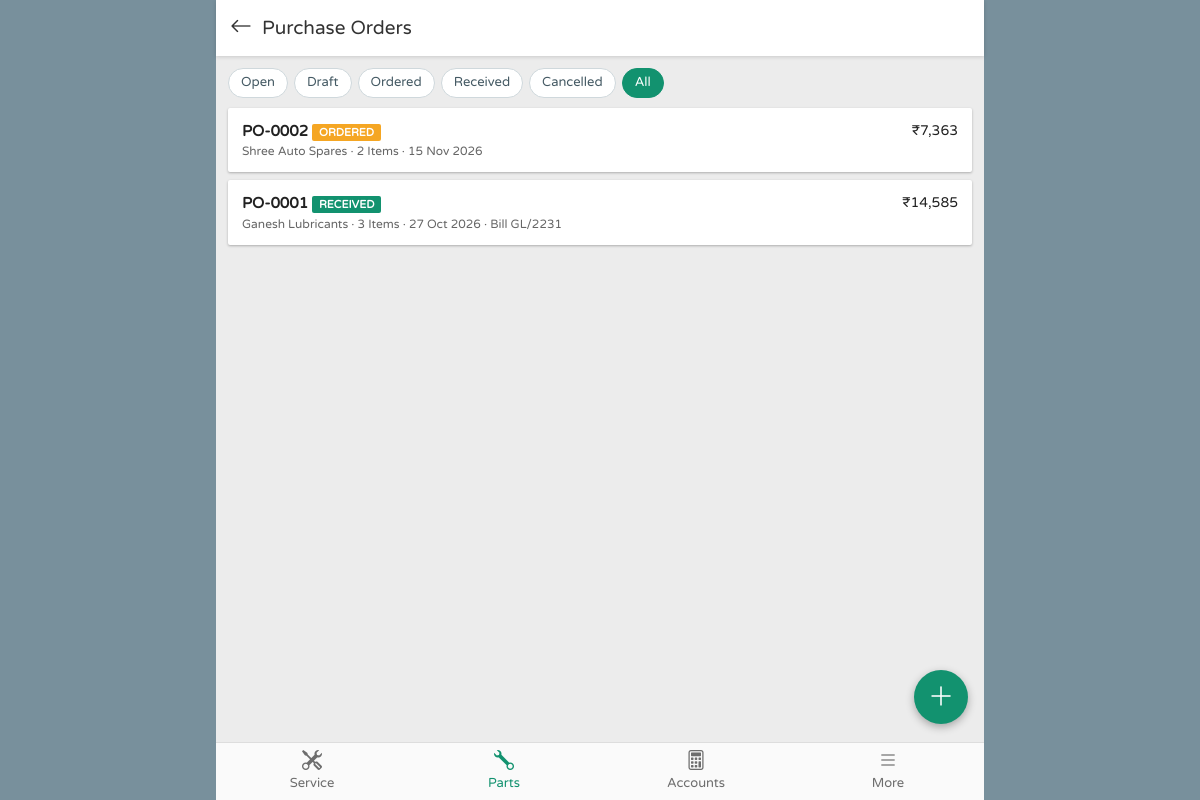
The app's page /purchase_orders.php?status=all (signed in) with its own data.
### tables this page shows
CREATE TABLE purchase_orders (
  id             INT UNSIGNED NOT NULL AUTO_INCREMENT,
  po_no          VARCHAR(20)   NOT NULL,
  vendor_id      INT UNSIGNED  NOT NULL,
  po_date        DATE          NOT NULL,
  expected_date  DATE          NULL,
  bill_no        VARCHAR(50)   NULL,
  status         ENUM('draft','ordered','received','cancelled') NOT NULL DEFAULT 'draft',
  subtotal       DECIMAL(12,2) NOT NULL DEFAULT 0,
  tax_total      DECIMAL(12,2) NOT NULL DEFAULT 0,
  total          DECIMAL(12,2) NOT NULL DEFAULT 0,
  paid           DECIMAL(12,2) NOT NULL DEFAULT 0,
  received_at    DATETIME      NULL,
  notes          TEXT          NULL,
  created_by     INT UNSIGNED  NULL,
  created_at     DATETIME      NOT NULL DEFAULT CURRENT_TIMESTAMP,
  PRIMARY KEY (id),
  UNIQUE KEY uq_po_no (po_no),
  KEY idx_po_vendor (vendor_id),
  KEY idx_po_status (status),
  KEY idx_po_date (po_date),
  CONSTRAINT fk_po_vendor FOREIGN KEY (vendor_id) REFERENCES vendors(id) ON DELETE RESTRICT,
  CONSTRAINT fk_po_user   FOREIGN KEY (created_by) REFERENCES users(id) ON DELETE SET NULL
);

CREATE TABLE vendors (
  id              INT UNSIGNED NOT NULL AUTO_INCREMENT,
  name            VARCHAR(150) NOT NULL,
  contact_person  VARCHAR(100) NULL,
  mobile          VARCHAR(15)  NULL,
  email           VARCHAR(100) NULL,
  address         TEXT         NULL,
  gstin           VARCHAR(15)  NULL,
  created_at      DATETIME     NOT NULL DEFAULT CURRENT_TIMESTAMP,
  PRIMARY KEY (id),
  KEY idx_vendors_name (name),
  KEY idx_vendors_mobile (mobile)
);

### includes/helpers.php (called while the page is built, shortened)
<?php
function base_url(): string
{
    static $base = null;
    if ($base !== null) return $base;
    $root = str_replace('\\', '/', realpath(__DIR__ . '/..'));
    $doc  = str_replace('\\', '/', realpath($_SERVER['DOCUMENT_ROOT'] ?? '') ?: '');
    if ($doc !== '' && strpos($root, $doc) === 0) {
        $base = substr($root, strlen($doc));
    } else {
        $script = str_replace('\\', '/', $_SERVER['SCRIPT_NAME'] ?? '');
        $base = preg_replace('#/(api|print)/[^/]*$#', '', $script);
        $base = preg_replace('#/[^/]*\.php$#', '', $base);
    }
    return $base = rtrim($base, '/');
}
function url(string $path = ''): string { return base_url() . '/' . ltrim($path, '/'); }
function e($s): string { return htmlspecialchars((string) ($s ?? ''), ENT_QUOTES | ENT_SUBSTITUTE, 'UTF-8'); }
function inr($n, int $dec = 2): string
{
    $n = (float) $n;
    $neg = $n < 0; $n = abs($n);
    $parts = explode('.', number_format($n, $dec, '.', ''));
    $int = $parts[0];
    $last3 = substr($int, -3);
    $rest = substr($int, 0, -3);
    if ($rest !== '' && $rest !== false) $rest = preg_replace('/\B(?=(\d{2})+(?!\d))/', ',', $rest) . ',';
    $out = ($rest ?: '') . $last3 . ($dec ? '.' . $parts[1] : '');
    return ($neg ? '-' : '') . $out;
}
function money($n, int $dec = 2): string { return ((float) $n < 0 ? '-₹' : '₹') . inr(abs((float) $n), $dec); }
function fmt_date($d, string $f = 'd M Y'): string { return $d ? date($f, strtotime((string) $d)) : '-'; }
function input(string $key, $default = '')
{
    $v = $_POST[$key] ?? $_GET[$key] ?? $default;
    return is_string($v) ? trim($v) : $v;
}
function one_of($v, array $allowed, $default) { return in_array($v, $allowed, true) ? $v : $default; }

### includes/lang.php (called while the page is built, shortened)
<?php
function lang(): string
{
    if (!empty($_SESSION['lang']) && isset(LANGS[$_SESSION['lang']])) return $_SESSION['lang'];
    $d = function_exists('setting') ? (string) setting('default_language') : 'en';
    return isset(LANGS[$d]) ? $d : 'en';
}
function t(string $key): string
{
    static $dict = [];
    $l = lang();
    if (!isset($dict['en'])) $dict['en'] = require __DIR__ . '/lang/en.php';
    return $dict[$l][$key] ?? $dict['en'][$key] ?? ucfirst(str_replace('_', ' ', $key));
}
function te(string $key): string { return e(t($key)); }

### includes/db.php (called while the page is built, shortened)
<?php
function db(): PDO
{
    static $pdo = null;
    if ($pdo === null) {
        $dsn = 'mysql:host=' . DB_HOST . ';port=' . DB_PORT . ';dbname=' . DB_NAME . ';charset=utf8mb4';
        try {
            $pdo = new PDO($dsn, DB_USER, DB_PASS, [
                PDO::ATTR_ERRMODE            => PDO::ERRMODE_EXCEPTION,
                PDO::ATTR_DEFAULT_FETCH_MODE => PDO::FETCH_ASSOC,
                PDO::ATTR_EMULATE_PREPARES   => false,
            ]);
            $pdo->exec("SET time_zone = '+05:30'");
        } catch (PDOException $e) {
            http_response_code(500);
            exit(APP_DEBUG ? 'Database connection failed: ' . htmlspecialchars($e->getMessage())
                           : 'Database connection failed. Check config.php');
        }
    }
    return $pdo;
}
function q(string $sql, array $params = []): PDOStatement
{
    $st = db()->prepare($sql);
    $st->execute(array_values($params));
    return $st;
}
function rows(string $sql, array $params = []): array
{
    return q($sql, $params)->fetchAll();
}

### purchase_orders.php (the view, shortened to what this page needs)
<?php
$status = one_of(input('status', 'open'), ['open', 'draft', 'ordered', 'received', 'cancelled', 'all'], 'open');
$where = ['open' => "po.status IN ('draft','ordered')", 'all' => '1=1'][$status] ?? 'po.status = ?';
$params = in_array($status, ['open', 'all'], true) ? [] : [$status];
$list = rows("SELECT po.*, v.name AS vname, (SELECT COUNT(*) FROM purchase_order_items i WHERE i.po_id = po.id) AS n
    FROM purchase_orders po JOIN vendors v ON v.id = po.vendor_id WHERE $where ORDER BY po.po_date DESC, po.id DESC LIMIT 200", $params);
include __DIR__ . '/includes/header.php';
$cls = ['draft' => 'st-created', 'ordered' => 'st-wip', 'received' => 'st-paid', 'cancelled' => 'st-cancelled'];
?>
<div class="seg">
  <?php foreach (['open', 'draft', 'ordered', 'received', 'cancelled', 'all'] as $s): ?>
    <a class="<?= $s === $status ? 'active' : '' ?>" href="<?= url('purchase_orders.php?status=' . $s) ?>"><?= te('po_' . $s) ?></a>
  <?php endforeach; ?>
</div>
<?php foreach ($list as $r): $due = $r['total'] - $r['paid']; ?>
  <a class="list-card" href="<?= url('po.php?id=' . $r['id']) ?>">
    <div class="r"><div><?= money($r['total'], 0) ?></div>
      <?php if ($r['status'] === 'received' && $due > 0): ?><small class="text-danger"><?= money($due, 0) ?> <?= te('payable') ?></small><?php endif; ?></div>
    <div class="t"><?= e($r['po_no']) ?> <span class="badge-st <?= $cls[$r['status']] ?>"><?= te('po_' . $r['status']) ?></span></div>
    <div class="s"><?= e($r['vname']) ?> · <?= (int) $r['n'] ?> <?= te('items') ?> · <?= e(fmt_date($r['po_date'])) ?><?= $r['bill_no'] ? ' · ' . te('bill') . ' ' . e($r['bill_no']) : '' ?></div>
  </a>
<?php endforeach; ?>
<a class="fab" href="<?= url('po_form.php') ?>" title="<?= te('new_purchase_order') ?>"><i class="bi bi-plus-lg"></i></a>
<?php include __DIR__ . '/includes/footer.php'; ?>

### assets/css/app.css (style rules this page uses)
:root { --primary: #12926f; --primary-dark: #0d7559; --primary-light: #e7f4f0; --dark-btn: #263238; --danger: #f44336; --due: #e53935; --blue: #1e88e5; --navy: #1a3a8f; --grey: #78909c; --text: #212121; --muted: #757575; --line: #e0e0e0; --page-bg: #ececec; --outer-bg: #78909c; --card-shadow: 0 1px 3px rgba(0,0,0,.18), 0 1px 2px rgba(0,0,0,.10); --hdr-h: 56px; --nav-h: 58px; --app-max: 768px; --bs-primary: #12926f; --bs-primary-rgb: 18,146,111; --bs-link-color: #12926f; --bs-link-hover-color: #0d7559; }
* { -webkit-tap-highlight-color: transparent; }
html, body { height: 100%; }
body { margin: 0; font-family: "Varela Round", "Poppins", "Nirmala UI", "Noto Sans Devanagari", system-ui, -apple-system, "Segoe UI", Roboto, sans-serif; font-size: 14px; color: var(--text); background: var(--outer-bg); }
a { color: var(--primary); text-decoration: none; }
.st-wip { background: #f5a623; }
.st-paid { background: #12926f; }
.badge-st { color: #fff; font-size: 11px; font-weight: 700; padding: 2px 7px; border-radius: 2px; text-transform: uppercase; }
.list-card { background: #fff; box-shadow: var(--card-shadow); border-radius: 2px; margin: 0 2px 8px; padding: 12px 14px; display: block; color: var(--text); }
.list-card .t { font-weight: 700; font-size: 15px; }
.list-card .s { font-size: 12px; color: #666; }
.list-card .r { float: right; text-align: right; }
.fab { position: fixed; right: max(16px, calc(50% - var(--app-max)/2 + 16px)); bottom: calc(var(--nav-h) + 18px); z-index: 1025; width: 54px; height: 54px; border-radius: 50%; background: var(--primary); color: #fff; font-size: 26px; display: flex; align-items: center; justify-content: center; box-shadow: 0 3px 8px rgba(0,0,0,.3); border: 0; }
.seg { display: flex; gap: 6px; overflow-x: auto; padding: 2px 2px 10px; scrollbar-width: none; }
.seg a { white-space: nowrap; border: 1px solid #cfd8dc; background: #fff; color: #455a64; border-radius: 16px; padding: 4px 12px; font-size: 13px; }
.seg a.active { background: var(--primary); color: #fff; border-color: var(--primary); }
@media (min-width: 769px) { body { padding: 0; } }

### records on screen
purchase_orders: total "₹7,363", po_no "PO-0002", status "ORDERED", vendor.name "Shree Auto Spares", n "2", po_date "15 Nov 2026"
purchase_orders: total "₹14,585", po_no "PO-0001", status "RECEIVED", vendor.name "Ganesh Lubricants", n "3", po_date "27 Oct 2026", bill_no "GL/2231"

### other values on screen
$title_html "Purchase Orders"
te('po_' . $s) "Open"
te('po_' . $s) "Draft"
te('po_' . $s) "Ordered"
te('po_' . $s) "Received"
te('po_' . $s) "Cancelled"
te('po_' . $s) "All"
$label "Service"
$label "Parts"
$label "Accounts"
$label "More"
